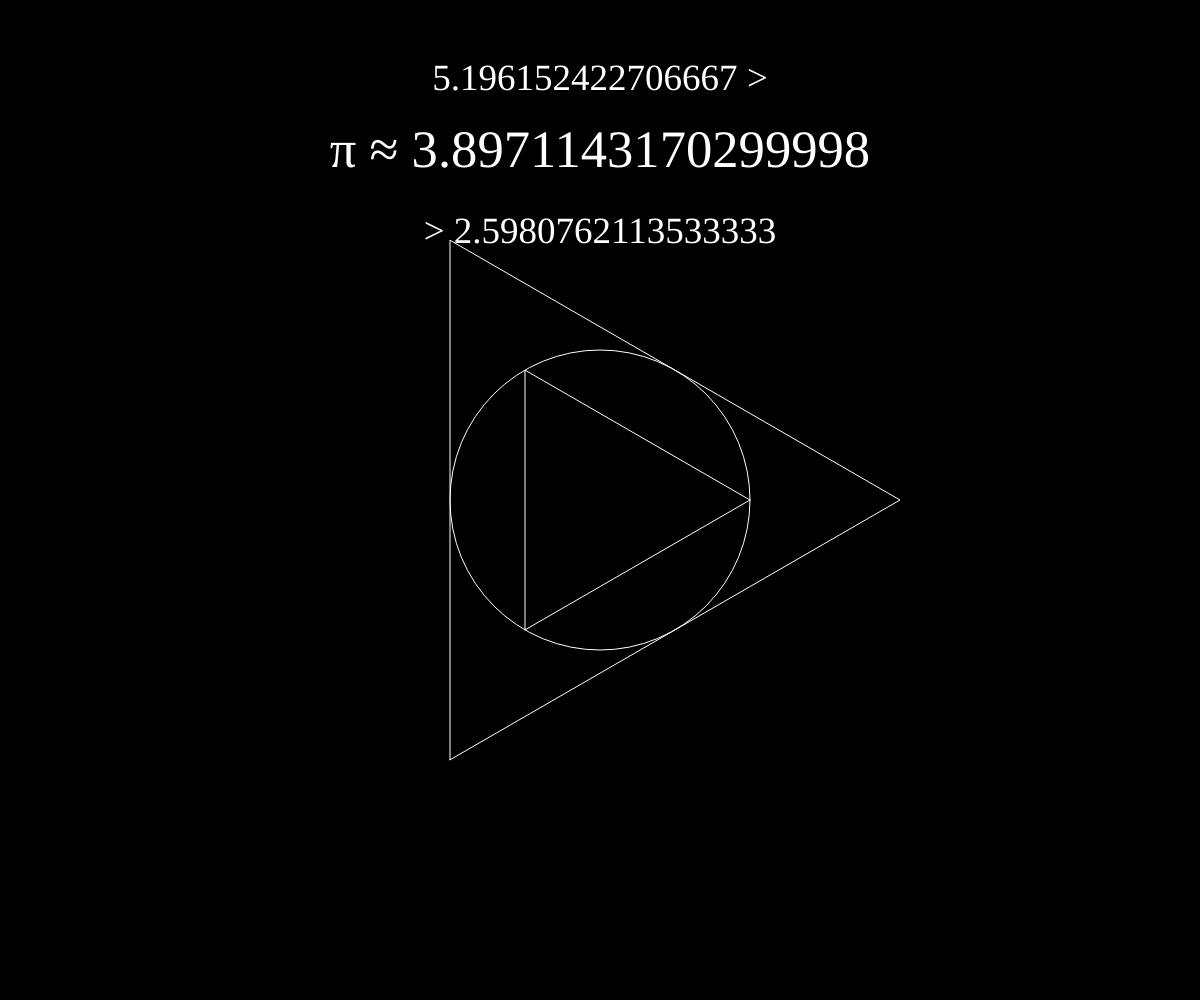
Frame 1 (no input)
Frame 60 (no input): identical to frame 1, image omitted
Frame 120 (the mouse pressed at the canvas centre since frame 60): identical to frame 1, image omitted

The p5.js sketch that drew this single still picture (run headless with seeded random() and noise() and a simulated clock; from frame 60 on, the mouse is pressed at the canvas centre):

// p5.js sketch
// ── sketch.js

let r;
let n = 3;

let lowSide;
let highSide;

let changing = 0;
let vel = 0.01;
let t = vel;

let controlPanel;
let inc;
let dec;
let hide;

function setup(){

    createCanvas(windowWidth,windowHeight);

    r = 0.15 * min(height, width);

    hide = createButton("Show Option");
    hide.addClass('hideButton');
    hide.mousePressed(hideEvent);

    controlPanel = createDiv();
    controlPanel.class('controlPanel');

    inc = createButton("increase n");
    inc.parent(controlPanel);
    inc.mousePressed(() =>{ if(changing == 0){ changing = 1}})

    let br = createElement('br');
    br.parent(controlPanel);

    dec = createButton("decrease n");
    dec.parent(controlPanel);
    dec.mousePressed(() =>{ if(changing == 0){ changing = -1}})
}
function draw(){

    background(0);

    push();
        translate(width/2,height/2);

        //circle
        noFill();
        stroke(255);
        strokeWeight(1);
        ellipse(0,0,r*2,r*2);

        //inner polygon
        noFill();
        beginShape();
            for(let i = 1; i < n+1; i++){
                let angle = i*TWO_PI/n;
                let v = p5.Vector.fromAngle(angle);
                v.setMag(r);
                vertex(v.x,v.y);
            }
        endShape(CLOSE);

        //outer polygon
        beginShape();
            for(let i = 1; i < n+1; i++){
                let angle = i*TWO_PI/n;
                let v = p5.Vector.fromAngle(angle);
                v.setMag(r/cos((TWO_PI/n)/2));
                vertex(v.x,v.y);
            }
        endShape(CLOSE);

    pop();

    //n can't be less than 3
    if(n < 3){

        n = 3;

        changing = 0;
    }
    //animation
    if(t >= 1){

        t = vel;

        changing = 0;

        n = round(n);
    }

    if(changing != 0 && t < 1){

        n = (changing == -1 ? ceil(n) : int(n)) + changing * interpolate(t);

        t += vel;
    }

    //calculation
    lowSide = 2*r*sin(PI/ceil(n));
    highSide = 2*r*tan(PI/ceil(n));
    
    let lowPi = perimeter(lowSide)/(2*r);
    let highPi = perimeter(highSide)/(2*r);
    let avgPi = (lowPi+highPi)/2;
    
	textFont('STIX Two Math');
	textAlign(CENTER);
    fill(255);

    textSize(min(width, height) / 27);
    text(highPi + " >",width/2,height/7 - min(width, height) / 19)

    textSize(min(width, height) / 19);
    text("π ≈ "+avgPi,width/2,height/6)

    textSize(min(width, height) / 27);
    text("> "+lowPi,width/2,height/6 + (height/6 - height / 7) + min(width, height) / 19)
}

function perimeter(sideLength){

    let l = 0;
    
    for(let i = 0; i < ceil(n); i++){
        l += sideLength;
    }
    
    return round(l, 9);
}

function interpolate(t_){

    return t*t*(3 - 2 * t);
}

function hideEvent(){

    if(!controlPanel.hasClass('hidePanel')){

        controlPanel.addClass('hidePanel');
        
        hide.html("Show Option");
    }
    else{

        controlPanel.removeClass('hidePanel');

        hide.html("Hide Option");
    }
}

function windowResized(){
    resizeCanvas(windowWidth, windowHeight);
    r = 0.15*min(height, width);
}
// ── style.css
body{
    background-color: rgb(0, 0, 0);
}
canvas{
    display: block;
    position: absolute;
    left: 0;
    top: 0;
    z-index: -1;
}
.controlPanel{

    background-color: transparent;

    opacity: 1;

    color: white;
    font-family: 'Courier New', Courier, monospace;

    padding: 20px;
    overflow: hidden;

    transition: 0.5s;
}

.hidePanel{

    opacity: 0;
}

.hideButton{

    margin: 20px;
}

button{

    background-color: rgba(0, 141, 235, 0.801);
    backdrop-filter: blur(2.5px);

    border: none;
    border-radius: 1.5px;

    padding: 10px 25px;
    margin-bottom: 15px;

    color: white;
    font-family: 'Courier New', Courier, monospace;
    font-size: 1rem;

    transition: 0.3s;
}

button:hover{

    background-color: rgb(0, 141, 235);

    color: white;
    font-family: 'Courier New', Courier, monospace;
    font-size: 1.15rem;
}

button:focus{

    background-color: rgb(0, 168, 235);

    color: white;
    font-family: 'Courier New', Courier, monospace;
    font-size: 1.15rem;

    outline: none;
}
